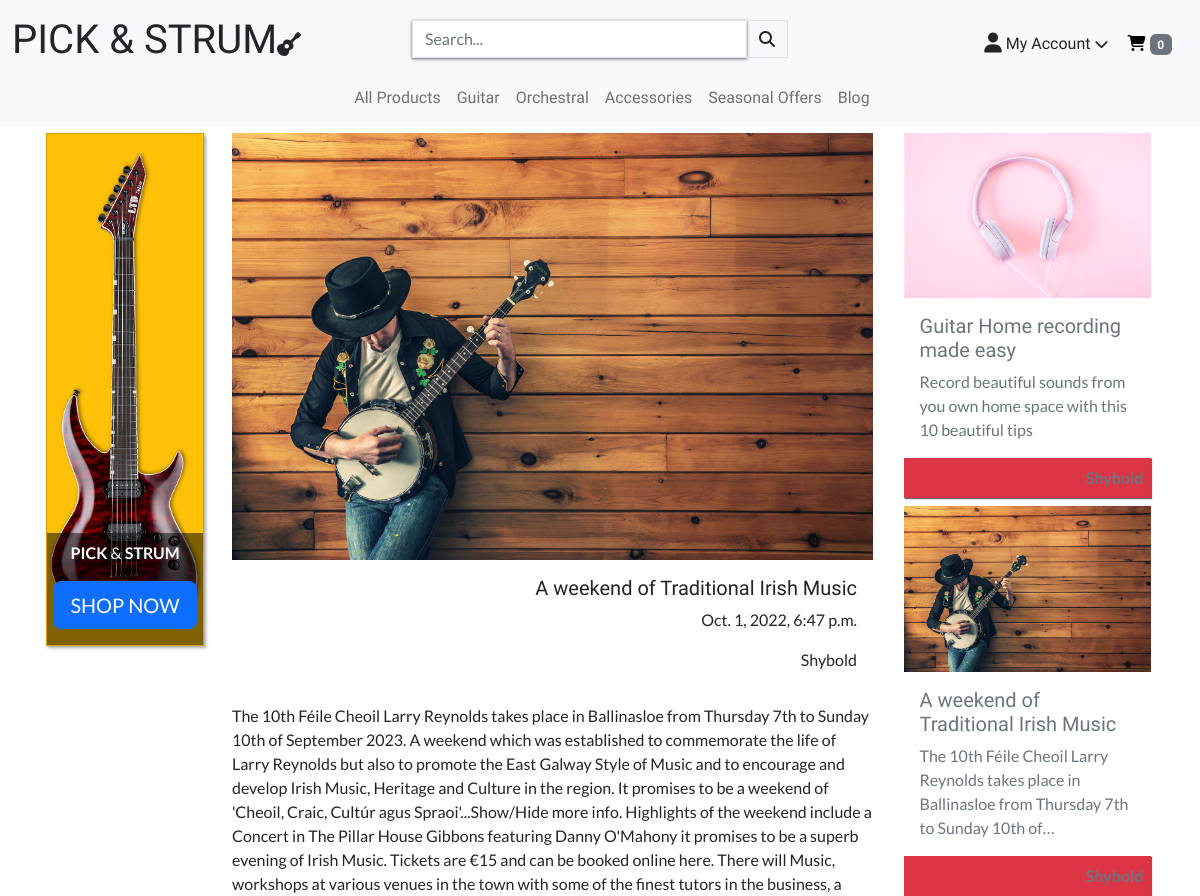
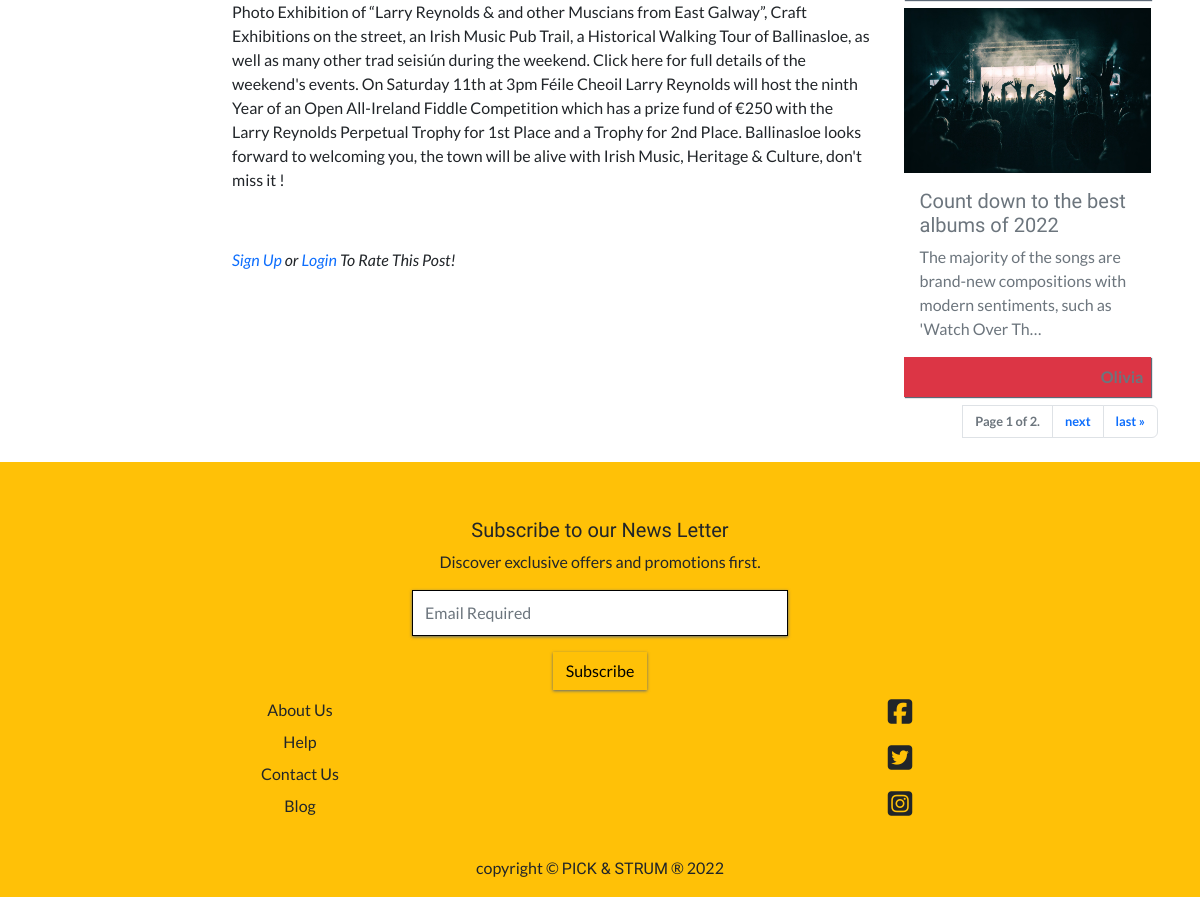
The app's page /blog/post/a-weekend-of-traditional-irish-music/ with its own data (2 pictures, top to bottom).
### blog/models.py (models this page shows, shortened)
class Post(models.Model):
    title = models.CharField(max_length=100, unique=True)
    slug = models.SlugField(max_length=100, unique=True)
    author = models.ForeignKey(
        User, null=True, on_delete=models.SET_NULL)
    updated_on = models.DateTimeField(auto_now=True)
    category = models.ForeignKey(
        PostCategory, null=True, on_delete=models.SET_NULL, related_name='post')
    content = models.TextField()
    featured_image = models.ImageField(null=True, blank=True)
    excerpt = models.TextField(blank=True)
    created_on = models.DateTimeField(auto_now_add=True)
    status = models.IntegerField(choices=STATUS, default=0)
    likes = models.ManyToManyField(
        User, related_name='story_likes', blank=True
        )
    dislikes = models.ManyToManyField(
        User, related_name='story_dislikes', blank=True
        )
    class Meta:
        ordering = ["-created_on"]

### blog/views.py (the view)
# urls.py: path('post/<slug:slug>/', views.view_blog_article, name='view_post'),
def view_blog_article(request, slug):
    paginator = Paginator(
        Post.objects.filter(status=1).order_by("?"), 3)
    page = request.GET.get('page')
    posts = paginator.get_page(page)
    queryset = Post.objects.filter(status=1)
    post = get_object_or_404(queryset, slug=slug)
    cat_list = PostCategory.objects.all()
    liked = False
    if post.likes.filter(id=request.user.id).exists():
        liked = True
    disliked = False
    if post.dislikes.filter(id=request.user.id).exists():
        disliked = True
    template_name = 'blog/post_view.html'
    context = {
        'post': post,
        'posts': posts,
        'cat_list': cat_list,
        "liked": liked,
        "disliked": disliked,
    }
    return render(request, template_name, context)

### cart/contexts.py (called while the page is built, shortened)
def cart_contents(request):
    cart_items = []
    total = 0
    product_count = 0
    cart = request.session.get('cart', {})
    if total < settings.FREE_DELIVERY_THRESHOLD:
        delivery = total * Decimal(settings.STANDARD_DELIVERY_PERCENTAGE / 100)
        free_delivery_delta = settings.FREE_DELIVERY_THRESHOLD - total
    else:
        delivery = 0
        free_delivery_delta = 0
    grand_total = delivery + total
    context = {
        'cart_items': cart_items,
        'total': total,
        'product_count': product_count,
        'delivery': delivery,
        'free_delivery_delta': free_delivery_delta,
        'free_delivery_threshold': settings.FREE_DELIVERY_THRESHOLD,
        'grand_total': grand_total,
    }
    return context

### blog/templates/blog/post_view.html (shortened to what this page needs)
{% extends "base.html" %}
{% load static %}
{% block extra_css %}
<link rel="stylesheet" href="{% static 'blog/css/blog.css' %}">
{% endblock %}
{% block page_header %}
<div class="container header-backspace">
</div>
{% endblock %}
{% block content %}
<div class="container">
  <div class="row">
    <div class="col col-md-2 d-none d-lg-block">
        <div class="card rounded-0 post-card text-center bg-warning py-3 dynamic-card" style="width: 95%; margin: auto;">
          <img src="{{ MEDIA_URL }}esp-guitar.png" class="card-img-top rounded-0" alt="standing guitar image back ground">
          <div class="text-box py-2 border-0">
            <p class="card-text"><span class="my-0"><strong>PICK </strong>&<strong> STRUM</strong></span></p>
            <a href="{% url 'products' %}" class="card-title btn btn-lg btn-primary">SHOP NOW</a>
          </div>
        </div>
    </div>
    <div class="col col-md-7">
      <div class="card rounded-0 border-0">
        {% if post.featured_image %}
        <img src="{{ post.featured_image.url }}" class="card-img-top rounded-0 border-0" alt="..." >
        {% else %}
        <img src="{{ MEDIA_URL }}noimage.png" class="card-img-top rounded-0 border-0" alt="..." >
        {% endif %}
        <div class="card-body text-end">
          <h5 class="card-title">{{ post.title }}</h5>
          <p class="card-text">{{ post.created_on }}</p>
          <p class="card-text">{{ post.author }}</p>
        </div>
      </div>
      <div class="content">
        <p>{{ post.content|safe }}</p>
      </div>
      {% if user.is_authenticated %}
        <div class="d-flex">
          <p class="text-muted"><i>rate this post</i></p>
          <form action="{% url 'post_likes' post.slug %}" method="POST">
            {% csrf_token %}
            {% if liked %}
            <button class="border-0 bg-transparent px-2" type="submit"><i class="fas fa-heart likes-dislikes"></i><span> {{ post.number_of_likes }}</span></button>
            {% else %}
            <button class="border-0 bg-transparent px-2" type="submit"><i class="fas fa-heart"></i><span> {{ post.number_of_likes }}</span></button>
            {% endif %}
          </form>
          <form action="{% url 'post_dislikes' post.slug %}" method="POST">
            {% csrf_token %}
            {% if disliked %}
            <button class="border-0 bg-transparent px-2" type="submit"><i class="fas fa-heart-broken likes-dislikes"></i><span> {{ post.number_of_dislikes }}</span></button>
            {% else %}
            <button class="border-0 bg-transparent px-2" type="submit"><i class="fas fa-heart-broken"></i><span> {{ post.number_of_dislikes }}</span></button>
            {% endif %}
          </form>
        </div>
      {% else %}
        <p class="mb-5"><i><span><a href="{% url 'account_signup' %}" class="text-decoration-none">Sign Up</a></span> or <span><a href="{% url 'account_login' %}" class="text-decoration-none">Login</a></span> To Rate This Post!</i></p>
      {% endif %}
    </div>
    <div class="col col-md-4 col-lg-3 d-none d-sm-block bd-toc text-muted">
      {% for post in posts %}
      <div class="card rounded-0 border-0 mb-2 py-0" style="width: 95%; margin: auto;">
        <a href="{% url 'view_post' post.slug %}">
            {% if post.featured_image.url %}
          <img src="{{ post.featured_image.url }}" class="card-img-top rounded-0 border-0" alt="..." >
          {% else %}
          <img src="https://res.cloudinary.com/shybold/image/upload/v1664883644/solar_imbgzk.jpg" class="card-img-top rounded-0 border-0" alt="..." >
          {% endif %}
        </a>
        <div class="card-body">
          <h5 class="card-title">{{ post.title}}</h5>
          <p class="card-text">{{ post.excerpt|truncatechars:100 }}</p>
        </div>
        <div class="card-footer bg-white border-0 p-0 text-end">
          <p class="card-text bg-danger p-2 author"><strong>{{ post.author }}</strong></p>
        </div>
      </div>
      {% endfor %}
      <div class="row my-2">
        <nav aria-label="Page navigation example">
          <ul class="pagination justify-content-end">
              <span class="current">
                <li class="page-item disabled"><a class="page-link text-responsive rounded-0" href="">Page {{ posts.number }} of
                    {{ posts.paginator.num_pages }}.</a></li>
              </span>
              {% if posts.has_next %}
                <li class="page-item"><a class="page-link text-responsive" href="?page={{ posts.next_page_number }}">next</a></li>
                <li class="page-item"><a class="page-link text-responsive" href="?page={{ posts.paginator.num_pages }}">last &raquo;</a></li>
              {% endif %}
          </ul>
        </nav>
      </div>
    </div>
  </div>
</div>
{% endblock %}

### static/css/base.css (style rules this page uses)
* { padding: 0; margin: 0; box-sizing: border-box; }
body { font-family: 'Lato', sans-serif; }
h1, h2, h3, h4, h5, h6, .h-text { font-family: 'Roboto Condensed', sans-serif; }
:root { --white: #fff; --light-grey: #ccc; --black: #000; }
.header-backspace { padding-top: 133px; }
.dynamic-card { box-shadow: 2px 2px 3px #aaaaaa; }
.text-responsive { font-size: clamp(0.8rem, 0.9vw, 1.1rem) !important; font-weight: bold; }

### blog/static/blog/css/blog.css (style rules this page uses)
.post-card, .stories-container { position: relative; }
.text-box { position: absolute; background-color: rgba(0, 0, 0, 0.5); color: #fff; bottom: 0; width: 100%; }
.author { box-shadow: 1px 1px 1px 0 #5d6977; }

### records on screen
Post: featured_image (picture), title "A weekend of Traditional Irish Music", created_on "Oct. 1, 2022, 6:47 p.m.", author "Shybold", content "The 10th Féile Cheoil Larry Reynolds takes place in Ballinasloe from Thursday 7th to Sunday 10th of September 2023. A weekend which was established to commemorate the life of Larry Reynolds but also to promote the East Galway Style of Music and to encourage and develop Irish Music, Heritage and Culture in the region. It promises to be a weekend of 'Cheoil, Craic, Cultúr agus Spraoi'...Show/Hide more info. Highlights of the weekend include a Concert in The Pillar House Gibbons featuring Danny O'Mahony it promises to be a superb evening of Irish Music. Tickets are €15 and can be booked online here. There will Music, workshops at various venues in the town with some of the finest tutors in the…", excerpt "The 10th Féile Cheoil Larry Reynolds takes place in Ballinasloe from Thursday 7th to Sunday 10th of…"
Post: featured_image (picture), title "Guitar Home recording made easy", excerpt "Record beautiful sounds from you own home space with this 10 beautiful tips"
Post: featured_image (picture), title "Count down to the best albums of 2022", excerpt "The majority of the songs are brand-new compositions with modern sentiments, such as 'Watch Over Th…"

### other values on screen
{{ posts.number }} "1"
{{ posts.paginator.num_pages }} "2"
